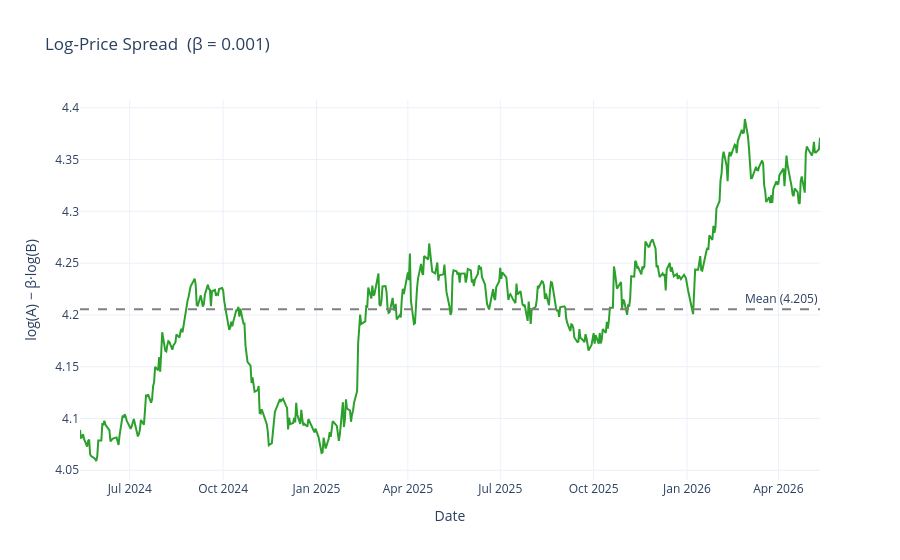

Notebook source saved alongside this figure:
### Code cell
plot_spread(spread_d, beta_d).show()

### Figure 1 — Plotly figure (JSON) as saved in the notebook; plotly's stock layout.template omitted (floating-point values rounded to 4 significant figures; data arrays with more than 128 entries replaced by an {"elided": "..."} marker saying what was removed)
{"data": [{"line": {"color": "#2ca02c"}, "name": "Spread", "type": "scatter", "x": {"elided": "501 str values"}, "y": {"elided": "501 float values"}}], "layout": {"annotations": [{"showarrow": false, "text": "Mean (4.205)", "x": 1, "xanchor": "right", "xref": "x domain", "y": 4.205, "yanchor": "bottom", "yref": "y"}], "hovermode": "x unified", "shapes": [{"line": {"color": "gray", "dash": "dash"}, "type": "line", "x0": 0, "x1": 1, "xref": "x domain", "y0": 4.205, "y1": 4.205, "yref": "y"}], "title": {"text": "Log-Price Spread  (β = 0.001)"}, "xaxis": {"title": {"text": "Date"}}, "yaxis": {"title": {"text": "log(A) − β·log(B)"}}}}
